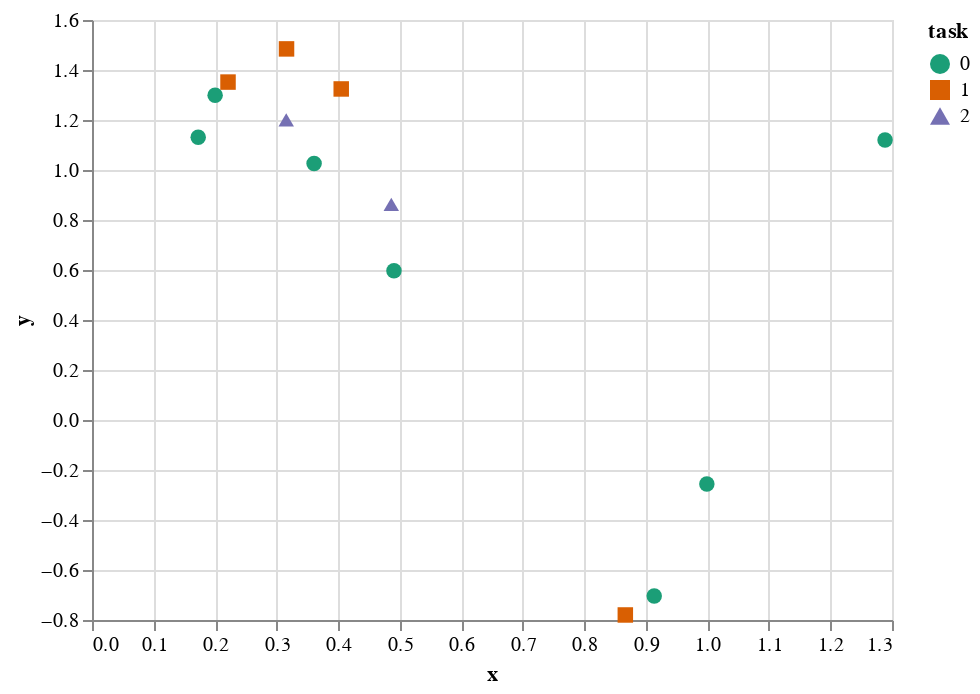

Notebook code for this chart:
### Code cell
points

### Figure 1 — Vega-Lite specification as saved in the notebook (floating-point values rounded to 4 significant figures)
{"config": {"view": {"continuousWidth": 400, "continuousHeight": 300}}, "data": {"name": "data-dd6c044e91daf1e011915cce61dd25f6"}, "mark": {"type": "point", "filled": true, "opacity": 1, "size": 60}, "encoding": {"color": {"field": "task", "scale": {"scheme": "dark2"}, "type": "nominal"}, "shape": {"field": "task", "type": "nominal"}, "x": {"field": "x", "type": "quantitative"}, "y": {"field": "y", "type": "quantitative"}}, "$schema": "https://vega.github.io/schema/vega-lite/v4.17.0.json", "datasets": {"data-dd6c044e91daf1e011915cce61dd25f6": [{"x": 0.1726, "y": 1.131, "task": "0"}, {"x": 0.9136, "y": -0.704, "task": "0"}, {"x": 0.2001, "y": 1.299, "task": "0"}, {"x": 0.3609, "y": 1.026, "task": "0"}, {"x": 0.4907, "y": 0.5971, "task": "0"}, {"x": 1.289, "y": 1.12, "task": "0"}, {"x": 0.9991, "y": -0.256, "task": "0"}, {"x": 0.8666, "y": -0.7799, "task": "1"}, {"x": 0.221, "y": 1.352, "task": "1"}, {"x": 0.405, "y": 1.324, "task": "1"}, {"x": 0.3161, "y": 1.484, "task": "1"}, {"x": 0.3156, "y": 1.2, "task": "2"}, {"x": 0.4863, "y": 0.8625, "task": "2"}]}}
